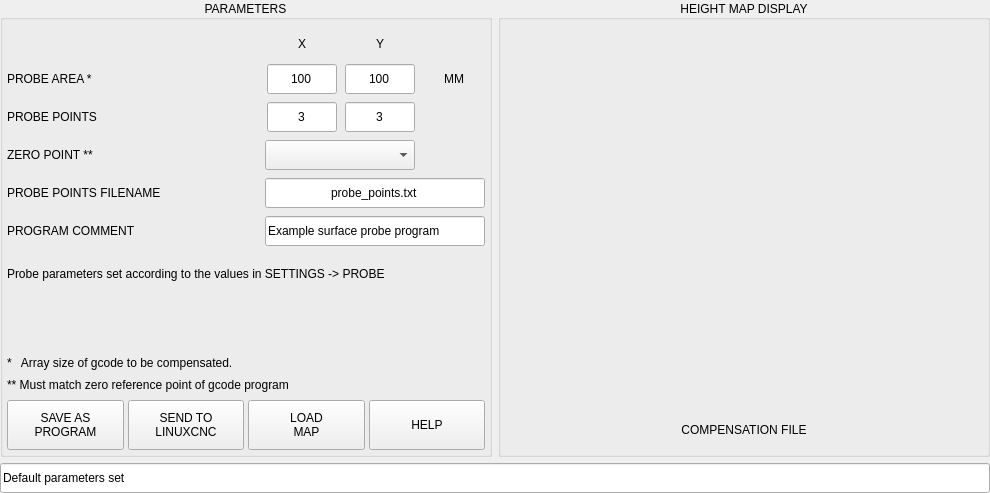
<?xml version="1.0" encoding="UTF-8"?>
<ui version="4.0">
 <class>Form</class>
 <widget class="QWidget" name="Form">
  <property name="geometry">
   <rect>
    <x>0</x>
    <y>0</y>
    <width>990</width>
    <height>493</height>
   </rect>
  </property>
  <property name="sizePolicy">
   <sizepolicy hsizetype="Preferred" vsizetype="Expanding">
    <horstretch>0</horstretch>
    <verstretch>0</verstretch>
   </sizepolicy>
  </property>
  <property name="minimumSize">
   <size>
    <width>800</width>
    <height>0</height>
   </size>
  </property>
  <property name="windowTitle">
   <string>Form</string>
  </property>
  <layout class="QVBoxLayout" name="verticalLayout_3">
   <property name="spacing">
    <number>6</number>
   </property>
   <property name="leftMargin">
    <number>0</number>
   </property>
   <property name="topMargin">
    <number>0</number>
   </property>
   <property name="rightMargin">
    <number>0</number>
   </property>
   <property name="bottomMargin">
    <number>0</number>
   </property>
   <item>
    <layout class="QHBoxLayout" name="horizontalLayout_13">
     <property name="rightMargin">
      <number>0</number>
     </property>
     <property name="bottomMargin">
      <number>0</number>
     </property>
     <item>
      <widget class="QGroupBox" name="groupbox_parameters">
       <property name="minimumSize">
        <size>
         <width>420</width>
         <height>0</height>
        </size>
       </property>
       <property name="maximumSize">
        <size>
         <width>16777215</width>
         <height>16777215</height>
        </size>
       </property>
       <property name="title">
        <string>PARAMETERS</string>
       </property>
       <property name="alignment">
        <set>Qt::AlignCenter</set>
       </property>
       <layout class="QVBoxLayout" name="verticalLayout">
        <property name="spacing">
         <number>8</number>
        </property>
        <property name="leftMargin">
         <number>4</number>
        </property>
        <property name="topMargin">
         <number>12</number>
        </property>
        <property name="rightMargin">
         <number>4</number>
        </property>
        <property name="bottomMargin">
         <number>4</number>
        </property>
        <item>
         <layout class="QHBoxLayout" name="horizontalLayout_10">
          <property name="spacing">
           <number>8</number>
          </property>
          <item>
           <widget class="QLabel" name="lbl_spacer">
            <property name="text">
             <string/>
            </property>
           </widget>
          </item>
          <item>
           <widget class="QLabel" name="lbl_x">
            <property name="sizePolicy">
             <sizepolicy hsizetype="Preferred" vsizetype="Fixed">
              <horstretch>0</horstretch>
              <verstretch>0</verstretch>
             </sizepolicy>
            </property>
            <property name="minimumSize">
             <size>
              <width>70</width>
              <height>24</height>
             </size>
            </property>
            <property name="maximumSize">
             <size>
              <width>70</width>
              <height>24</height>
             </size>
            </property>
            <property name="text">
             <string>X</string>
            </property>
            <property name="alignment">
             <set>Qt::AlignCenter</set>
            </property>
           </widget>
          </item>
          <item>
           <widget class="QLabel" name="lbl_y">
            <property name="sizePolicy">
             <sizepolicy hsizetype="Preferred" vsizetype="Fixed">
              <horstretch>0</horstretch>
              <verstretch>0</verstretch>
             </sizepolicy>
            </property>
            <property name="minimumSize">
             <size>
              <width>70</width>
              <height>24</height>
             </size>
            </property>
            <property name="maximumSize">
             <size>
              <width>70</width>
              <height>24</height>
             </size>
            </property>
            <property name="text">
             <string>Y</string>
            </property>
            <property name="alignment">
             <set>Qt::AlignCenter</set>
            </property>
           </widget>
          </item>
          <item>
           <widget class="QLabel" name="spacer">
            <property name="minimumSize">
             <size>
              <width>62</width>
              <height>0</height>
             </size>
            </property>
            <property name="maximumSize">
             <size>
              <width>62</width>
              <height>16777215</height>
             </size>
            </property>
            <property name="text">
             <string/>
            </property>
           </widget>
          </item>
         </layout>
        </item>
        <item>
         <layout class="QHBoxLayout" name="horizontalLayout">
          <property name="spacing">
           <number>8</number>
          </property>
          <item>
           <widget class="QLabel" name="lbl_dimensions">
            <property name="text">
             <string>PROBE AREA *</string>
            </property>
           </widget>
          </item>
          <item>
           <widget class="QLineEdit" name="lineEdit_size_x">
            <property name="sizePolicy">
             <sizepolicy hsizetype="Preferred" vsizetype="Fixed">
              <horstretch>0</horstretch>
              <verstretch>0</verstretch>
             </sizepolicy>
            </property>
            <property name="minimumSize">
             <size>
              <width>70</width>
              <height>30</height>
             </size>
            </property>
            <property name="maximumSize">
             <size>
              <width>70</width>
              <height>30</height>
             </size>
            </property>
            <property name="text">
             <string>100</string>
            </property>
            <property name="maxLength">
             <number>8</number>
            </property>
            <property name="alignment">
             <set>Qt::AlignCenter</set>
            </property>
           </widget>
          </item>
          <item>
           <widget class="QLineEdit" name="lineEdit_size_y">
            <property name="sizePolicy">
             <sizepolicy hsizetype="Preferred" vsizetype="Fixed">
              <horstretch>0</horstretch>
              <verstretch>0</verstretch>
             </sizepolicy>
            </property>
            <property name="minimumSize">
             <size>
              <width>70</width>
              <height>30</height>
             </size>
            </property>
            <property name="maximumSize">
             <size>
              <width>70</width>
              <height>30</height>
             </size>
            </property>
            <property name="text">
             <string>100</string>
            </property>
            <property name="maxLength">
             <number>8</number>
            </property>
            <property name="alignment">
             <set>Qt::AlignCenter</set>
            </property>
           </widget>
          </item>
          <item>
           <widget class="QLabel" name="lbl_probe_area_unit">
            <property name="minimumSize">
             <size>
              <width>62</width>
              <height>0</height>
             </size>
            </property>
            <property name="maximumSize">
             <size>
              <width>62</width>
              <height>16777215</height>
             </size>
            </property>
            <property name="text">
             <string>MM</string>
            </property>
            <property name="alignment">
             <set>Qt::AlignCenter</set>
            </property>
           </widget>
          </item>
         </layout>
        </item>
        <item>
         <layout class="QHBoxLayout" name="horizontalLayout_2">
          <property name="spacing">
           <number>8</number>
          </property>
          <item>
           <widget class="QLabel" name="lbl_steps">
            <property name="text">
             <string>PROBE POINTS</string>
            </property>
           </widget>
          </item>
          <item>
           <widget class="QLineEdit" name="lineEdit_steps_x">
            <property name="sizePolicy">
             <sizepolicy hsizetype="Preferred" vsizetype="Fixed">
              <horstretch>0</horstretch>
              <verstretch>0</verstretch>
             </sizepolicy>
            </property>
            <property name="minimumSize">
             <size>
              <width>70</width>
              <height>30</height>
             </size>
            </property>
            <property name="maximumSize">
             <size>
              <width>70</width>
              <height>30</height>
             </size>
            </property>
            <property name="text">
             <string>3</string>
            </property>
            <property name="maxLength">
             <number>3</number>
            </property>
            <property name="alignment">
             <set>Qt::AlignCenter</set>
            </property>
           </widget>
          </item>
          <item>
           <widget class="QLineEdit" name="lineEdit_steps_y">
            <property name="sizePolicy">
             <sizepolicy hsizetype="Preferred" vsizetype="Fixed">
              <horstretch>0</horstretch>
              <verstretch>0</verstretch>
             </sizepolicy>
            </property>
            <property name="minimumSize">
             <size>
              <width>70</width>
              <height>30</height>
             </size>
            </property>
            <property name="maximumSize">
             <size>
              <width>70</width>
              <height>30</height>
             </size>
            </property>
            <property name="text">
             <string>3</string>
            </property>
            <property name="maxLength">
             <number>3</number>
            </property>
            <property name="alignment">
             <set>Qt::AlignCenter</set>
            </property>
           </widget>
          </item>
          <item>
           <widget class="QLabel" name="spacer_2">
            <property name="minimumSize">
             <size>
              <width>62</width>
              <height>0</height>
             </size>
            </property>
            <property name="maximumSize">
             <size>
              <width>62</width>
              <height>16777215</height>
             </size>
            </property>
            <property name="text">
             <string/>
            </property>
            <property name="alignment">
             <set>Qt::AlignCenter</set>
            </property>
           </widget>
          </item>
         </layout>
        </item>
        <item>
         <layout class="QHBoxLayout" name="horizontalLayout_7">
          <property name="spacing">
           <number>8</number>
          </property>
          <property name="topMargin">
           <number>0</number>
          </property>
          <item>
           <widget class="QLabel" name="lbl_zero_ref">
            <property name="text">
             <string>ZERO POINT **</string>
            </property>
           </widget>
          </item>
          <item>
           <widget class="QComboBox" name="cmb_zero_ref">
            <property name="minimumSize">
             <size>
              <width>150</width>
              <height>30</height>
             </size>
            </property>
            <property name="maximumSize">
             <size>
              <width>150</width>
              <height>30</height>
             </size>
            </property>
            <property name="currentIndex">
             <number>-1</number>
            </property>
            <property name="iconSize">
             <size>
              <width>20</width>
              <height>20</height>
             </size>
            </property>
           </widget>
          </item>
          <item>
           <widget class="QLabel" name="spacer_3">
            <property name="minimumSize">
             <size>
              <width>62</width>
              <height>0</height>
             </size>
            </property>
            <property name="maximumSize">
             <size>
              <width>62</width>
              <height>16777215</height>
             </size>
            </property>
            <property name="text">
             <string/>
            </property>
            <property name="alignment">
             <set>Qt::AlignCenter</set>
            </property>
           </widget>
          </item>
         </layout>
        </item>
        <item>
         <layout class="QHBoxLayout" name="horizontalLayout_12">
          <property name="spacing">
           <number>4</number>
          </property>
          <property name="topMargin">
           <number>0</number>
          </property>
          <item>
           <widget class="QLabel" name="lbl_probe_filename">
            <property name="minimumSize">
             <size>
              <width>0</width>
              <height>0</height>
             </size>
            </property>
            <property name="maximumSize">
             <size>
              <width>16777215</width>
              <height>16777215</height>
             </size>
            </property>
            <property name="text">
             <string>PROBE POINTS FILENAME</string>
            </property>
           </widget>
          </item>
          <item>
           <widget class="QLineEdit" name="lineEdit_probe_points">
            <property name="sizePolicy">
             <sizepolicy hsizetype="Preferred" vsizetype="Fixed">
              <horstretch>0</horstretch>
              <verstretch>0</verstretch>
             </sizepolicy>
            </property>
            <property name="minimumSize">
             <size>
              <width>220</width>
              <height>30</height>
             </size>
            </property>
            <property name="maximumSize">
             <size>
              <width>220</width>
              <height>30</height>
             </size>
            </property>
            <property name="text">
             <string>probe_points.txt</string>
            </property>
            <property name="maxLength">
             <number>40</number>
            </property>
            <property name="alignment">
             <set>Qt::AlignCenter</set>
            </property>
           </widget>
          </item>
         </layout>
        </item>
        <item>
         <layout class="QHBoxLayout" name="horizontalLayout_6">
          <property name="spacing">
           <number>4</number>
          </property>
          <item>
           <widget class="QLabel" name="lbl_comment">
            <property name="text">
             <string>PROGRAM COMMENT</string>
            </property>
           </widget>
          </item>
          <item>
           <widget class="QLineEdit" name="lineEdit_comment">
            <property name="sizePolicy">
             <sizepolicy hsizetype="Preferred" vsizetype="Fixed">
              <horstretch>0</horstretch>
              <verstretch>0</verstretch>
             </sizepolicy>
            </property>
            <property name="minimumSize">
             <size>
              <width>220</width>
              <height>30</height>
             </size>
            </property>
            <property name="maximumSize">
             <size>
              <width>220</width>
              <height>30</height>
             </size>
            </property>
            <property name="text">
             <string>Example surface probe program</string>
            </property>
            <property name="maxLength">
             <number>80</number>
            </property>
           </widget>
          </item>
         </layout>
        </item>
        <item>
         <widget class="QLabel" name="lbl_settings">
          <property name="minimumSize">
           <size>
            <width>0</width>
            <height>40</height>
           </size>
          </property>
          <property name="text">
           <string>Probe parameters set according to the values in SETTINGS -&gt; PROBE</string>
          </property>
         </widget>
        </item>
        <item>
         <spacer name="verticalSpacer">
          <property name="orientation">
           <enum>Qt::Vertical</enum>
          </property>
          <property name="sizeHint" stdset="0">
           <size>
            <width>20</width>
            <height>40</height>
           </size>
          </property>
         </spacer>
        </item>
        <item>
         <widget class="QLabel" name="lbl_explain_area">
          <property name="text">
           <string>*   Array size of gcode to be compensated.</string>
          </property>
          <property name="wordWrap">
           <bool>true</bool>
          </property>
         </widget>
        </item>
        <item>
         <widget class="QLabel" name="lbl_explain_zero">
          <property name="text">
           <string>** Must match zero reference point of gcode program</string>
          </property>
          <property name="wordWrap">
           <bool>true</bool>
          </property>
         </widget>
        </item>
        <item>
         <layout class="QHBoxLayout" name="horizontalLayout_8">
          <property name="spacing">
           <number>4</number>
          </property>
          <item>
           <widget class="QPushButton" name="btn_save_gcode">
            <property name="sizePolicy">
             <sizepolicy hsizetype="Preferred" vsizetype="Fixed">
              <horstretch>0</horstretch>
              <verstretch>0</verstretch>
             </sizepolicy>
            </property>
            <property name="minimumSize">
             <size>
              <width>0</width>
              <height>50</height>
             </size>
            </property>
            <property name="maximumSize">
             <size>
              <width>16777215</width>
              <height>50</height>
             </size>
            </property>
            <property name="toolTip">
             <string>Save probing program to file</string>
            </property>
            <property name="text">
             <string>SAVE AS
PROGRAM</string>
            </property>
           </widget>
          </item>
          <item>
           <widget class="QPushButton" name="btn_send_gcode">
            <property name="sizePolicy">
             <sizepolicy hsizetype="Preferred" vsizetype="Fixed">
              <horstretch>0</horstretch>
              <verstretch>0</verstretch>
             </sizepolicy>
            </property>
            <property name="minimumSize">
             <size>
              <width>0</width>
              <height>50</height>
             </size>
            </property>
            <property name="maximumSize">
             <size>
              <width>16777215</width>
              <height>50</height>
             </size>
            </property>
            <property name="toolTip">
             <string>Send temporary gcode file to linuxcnc</string>
            </property>
            <property name="text">
             <string>SEND TO
LINUXCNC</string>
            </property>
           </widget>
          </item>
          <item>
           <widget class="QPushButton" name="btn_load_comp">
            <property name="sizePolicy">
             <sizepolicy hsizetype="Preferred" vsizetype="Preferred">
              <horstretch>0</horstretch>
              <verstretch>0</verstretch>
             </sizepolicy>
            </property>
            <property name="minimumSize">
             <size>
              <width>0</width>
              <height>50</height>
             </size>
            </property>
            <property name="maximumSize">
             <size>
              <width>16777215</width>
              <height>50</height>
             </size>
            </property>
            <property name="toolTip">
             <string>Load a probed points file to use as compensation map file</string>
            </property>
            <property name="text">
             <string>LOAD 
MAP</string>
            </property>
           </widget>
          </item>
          <item>
           <widget class="QPushButton" name="btn_help">
            <property name="sizePolicy">
             <sizepolicy hsizetype="Preferred" vsizetype="Preferred">
              <horstretch>0</horstretch>
              <verstretch>0</verstretch>
             </sizepolicy>
            </property>
            <property name="minimumSize">
             <size>
              <width>0</width>
              <height>50</height>
             </size>
            </property>
            <property name="maximumSize">
             <size>
              <width>16777215</width>
              <height>50</height>
             </size>
            </property>
            <property name="text">
             <string>HELP</string>
            </property>
           </widget>
          </item>
         </layout>
        </item>
       </layout>
      </widget>
     </item>
     <item>
      <widget class="QGroupBox" name="groupBox_preview">
       <property name="minimumSize">
        <size>
         <width>380</width>
         <height>0</height>
        </size>
       </property>
       <property name="title">
        <string>HEIGHT MAP DISPLAY</string>
       </property>
       <property name="alignment">
        <set>Qt::AlignCenter</set>
       </property>
       <layout class="QVBoxLayout" name="verticalLayout_2" stretch="1,0">
        <property name="spacing">
         <number>4</number>
        </property>
        <property name="leftMargin">
         <number>4</number>
        </property>
        <property name="topMargin">
         <number>12</number>
        </property>
        <property name="rightMargin">
         <number>4</number>
        </property>
        <property name="bottomMargin">
         <number>4</number>
        </property>
        <item>
         <widget class="QLabel" name="lbl_height_map">
          <property name="text">
           <string/>
          </property>
          <property name="alignment">
           <set>Qt::AlignCenter</set>
          </property>
         </widget>
        </item>
        <item>
         <widget class="QLabel" name="lbl_comp_file">
          <property name="minimumSize">
           <size>
            <width>0</width>
            <height>40</height>
           </size>
          </property>
          <property name="maximumSize">
           <size>
            <width>16777215</width>
            <height>40</height>
           </size>
          </property>
          <property name="text">
           <string>COMPENSATION FILE</string>
          </property>
          <property name="alignment">
           <set>Qt::AlignCenter</set>
          </property>
         </widget>
        </item>
       </layout>
      </widget>
     </item>
    </layout>
   </item>
   <item>
    <widget class="QLineEdit" name="lineEdit_status">
     <property name="sizePolicy">
      <sizepolicy hsizetype="Preferred" vsizetype="Preferred">
       <horstretch>0</horstretch>
       <verstretch>0</verstretch>
      </sizepolicy>
     </property>
     <property name="minimumSize">
      <size>
       <width>0</width>
       <height>30</height>
      </size>
     </property>
     <property name="maximumSize">
      <size>
       <width>16777215</width>
       <height>30</height>
      </size>
     </property>
     <property name="text">
      <string>Default parameters set</string>
     </property>
     <property name="maxLength">
      <number>160</number>
     </property>
     <property name="readOnly">
      <bool>true</bool>
     </property>
    </widget>
   </item>
  </layout>
 </widget>
 <resources/>
 <connections/>
</ui>
